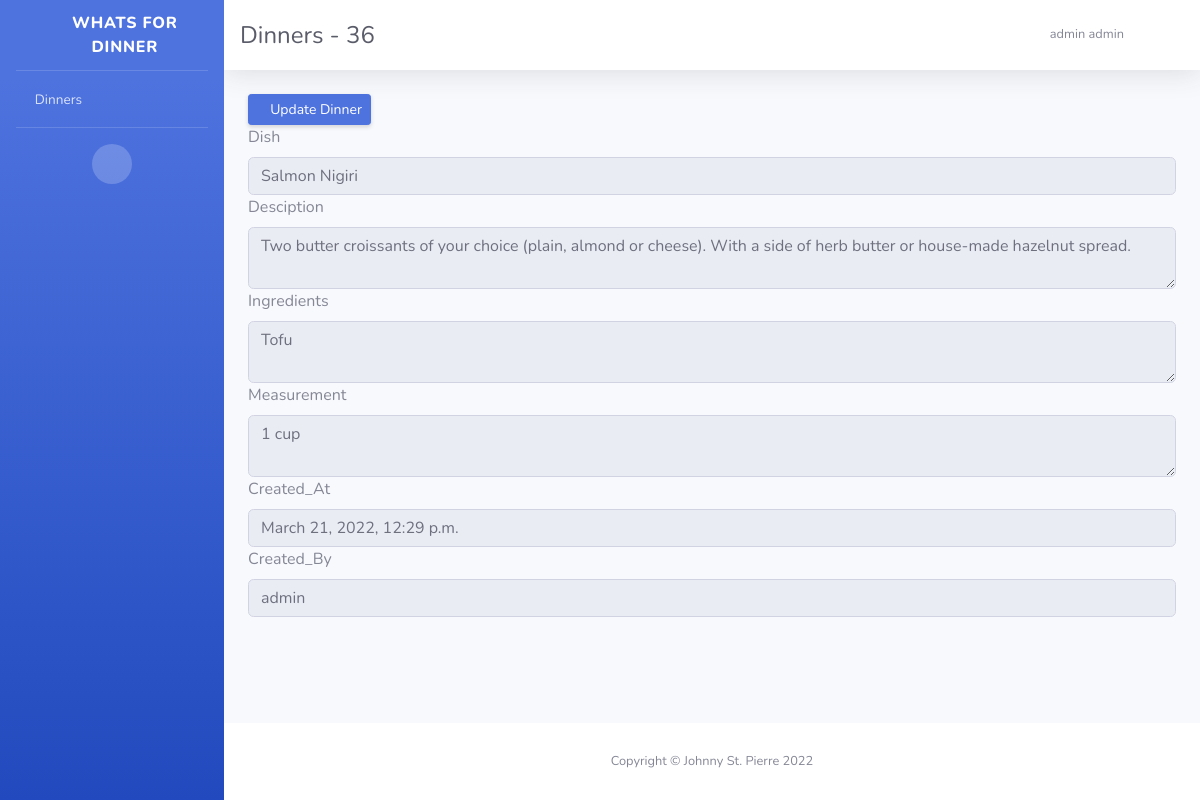
Page /dinners/36 (signed in) on the committed database.
### whatsfordinner/models.py (models this page shows, shortened)
class Dinner(models.Model):
    dish = models.CharField(max_length=50)
    description = models.TextField(blank=True)
    ingredient = models.TextField(blank=True)
    measurement = models.TextField(blank=True)
    Created_At = models.DateTimeField(auto_now_add=True)
    Created_By = models.ForeignKey(User, on_delete=models.PROTECT, editable=False, related_name='Dinner_created')
    class Meta:
        app_label = 'whatsfordinner'

### whatsfordinner/views.py (the view)
# urls.py: path('dinners/<int:pk>', views.DinnerDetailView, name='dinner_detail'),
@login_required(login_url='/accounts/login/')
def DinnerDetailView(request, pk):
    dinner = Dinner.objects.get(id=pk)
    return render(request, 'whatsfordinner/dinner_detail_view.html',{'dinner':dinner})

### whatsfordinner/templatetags/avatar.py (called while the page is built)
@register.filter
def avatar(user):
    letter = user.first_name[0].upper() + user.last_name[0].upper() if user.first_name else '?'
    color_ix = ColorHash(user.id)
    context = {'color_ix': color_ix.hex, 'letter': letter}
    return render_to_string('avatar.html', context)

### whatsfordinner/utils.py (called while the page is built)
def set_current_user(user):
    _thread_locals.user=user

def remove_current_user():
    _thread_locals.user = None

### templates/whatsfordinner/dinner_detail_view.html (shortened to what this page needs)
{% extends 'base.html' %}
{% block title %}Dinners - {{ dinner.id }}{% endblock title %}
{% block content %}
    <a href="{% url 'dinner_update' dinner.id %}" class="d-sm-inline-block btn btn-sm btn-primary shadow-sm"><i class="fas fa-download fa-sm text-white-50"></i> Update Dinner</a>
    <div class="form-group">
        <label for="dinnerDescription">Dish</label>
        <input disabled type="text" class="form-control" id="dinnerDish" name="dinnerDish" value="{{ dinner.dish }}">
        <label for="dinnerDescription">Desciption</label>
        <textarea disabled class="form-control" id="dinnerDescription" name="dinnerDescription">{{ dinner.description }}</textarea>
        <label for="dinnerIngredient">Ingredients</label>
        <textarea disabled class="form-control" id="dinnerIngredient" name="dinnerIngredient">{{ dinner.ingredient }}</textarea>
        <label for="Measurement">Measurement</label>
        <textarea disabled class="form-control" id="dinnerMeasurement" name="dinneMeasurement" >{{ dinner.measurement }}</textarea>
        <label for="dinnerCreated_At">Created_At</label>
        <input disabled type="text" class="form-control" id="dinnerDish" name="dinnerDish" value="{{ dinner.Created_At }}">
        <label for="dinnerCreated_By">Created_By</label>
        <input disabled type="text" class="form-control" id="dinnerDish" name="dinnerDish" value="{{ dinner.Created_By }}">
    </div>
{% endblock content %}

### templates/base.html (shortened to what this page needs)
<!DOCTYPE html>
<html lang="en">
{% load static %}
{% load avatar %}
<head>
    <link href="{% static "vendor/fontawesome-free/css/all.min.css" %}?v=1.0" rel="stylesheet" type="text/css">
    <link href="{% static "/css/loader.css" %}?v=1.3" rel="stylesheet">
    <link href="{% static "/css/sb-admin-2.min.css" %}?v=1.0" rel="stylesheet">
</head>
<body id="page-top">
    <div id="wrapper">
        <ul class="navbar-nav bg-gradient-primary sidebar sidebar-dark accordion" id="accordionSidebar">
            <a class="sidebar-brand d-flex align-items-center justify-content-center" href="{% url 'home' %}">
                <div class="sidebar-brand-icon rotate-n-15">
                    <i class="fas fa-home"></i>
                </div>
                <div class="sidebar-brand-text mx-3">Whats For Dinner</div>
            </a>
            <hr class="sidebar-divider my-0">
            <li class="nav-item">
                <a class="nav-link" href="{% url 'dinners' %}">
                    <i class="fas fa-tools"></i>
                    <span>Dinners</span></a>
            </li>
            <hr class="sidebar-divider d-none d-md-block">
            <div class="text-center d-none d-md-inline">
                <button class="rounded-circle border-0" id="sidebarToggle"></button>
            </div>
        </ul>
        <div id="content-wrapper" class="d-flex flex-column">
            <div id="content">
                <nav class="navbar navbar-expand navbar-light bg-white topbar mb-4 static-top shadow">
                        <div class="d-sm-flex align-items-center justify-content-between">
                            <h1 class="h3 mb-0 text-gray-800 title-name" >{% block title %}{% endblock title %}</h1>
                        </div>
                    <ul class="navbar-nav ml-auto">
                        <li class="nav-item dropdown no-arrow">
                            <a class="nav-link dropdown-toggle" href="#" id="userDropdown" role="button"
                                data-toggle="dropdown" aria-haspopup="true" aria-expanded="false">
                                <span class="mr-2 d-none d-lg-inline text-gray-600 small">{{ user.first_name }} {{ user.last_name }}</span>
                                {{ user|avatar }}
                            </a>
                        </li>
                    </ul>
                </nav>
                <div class="container-fluid">
                    {% block content %}
                    {% endblock content %}
                </div>
            </div>
            <footer class="sticky-footer bg-white">
                <div class="container my-auto">
                    <div class="copyright text-center my-auto">
                        <span>Copyright &copy; Johnny St. Pierre 2022</span>
                    </div>
                </div>
            </footer>
        </div>
    </div>
</body>
</html>

### templates/base.html (style rules this page uses)
.title-name { font-size: 3.0vmin; }

### rows in the picture
Dinner: id "36", dinnerDish "Salmon Nigiri", dinnerDescription "Two butter croissants of your choice (plain, almond or cheese). With a side of herb butter or house-made hazelnut spread.", dinnerIngredient "Tofu", dinneMeasurement "1 cup", dinnerDish "March 21, 2022, 12:29 p.m.", dinnerDish "admin"

### other values in the picture
{{ user.first_name }} "admin"
{{ user.last_name }} "admin"
